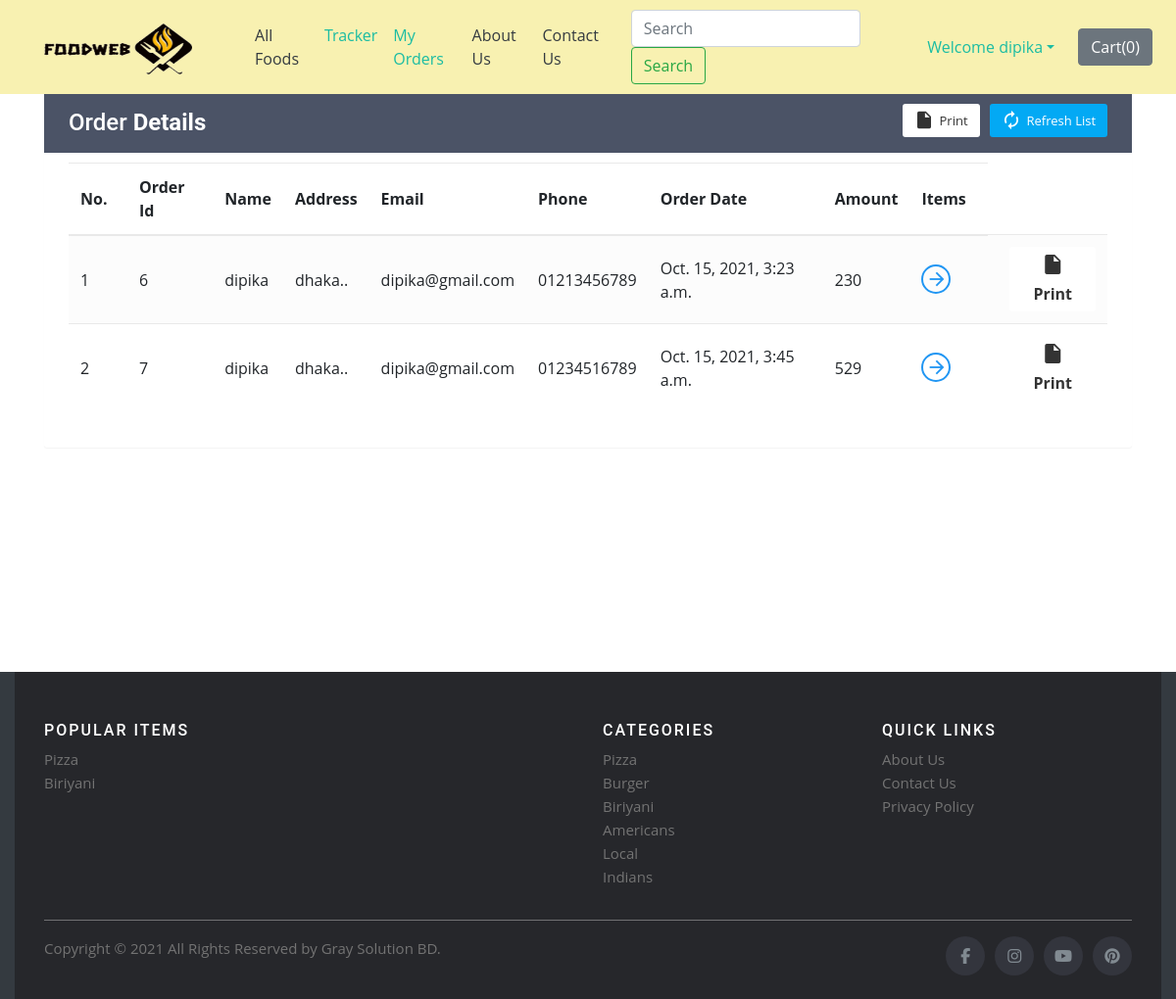
/shop/orderView/ (signed in), run on the app's committed database.
### shop/models.py (models this page shows)
class Orders(models.Model):
    order_id = models.AutoField(primary_key=True)
    items_json = models.CharField(max_length=5000)
    userId = models.IntegerField(default=0)
    amount = models.IntegerField(default=0)
    name = models.CharField(max_length=90)
    email = models.CharField(max_length=111)
    address = models.CharField(max_length=111)
    phone = models.CharField(max_length=111, default="")
    timestamp = models.DateTimeField(default=timezone.now)

### shop/views.py (the view)
# urls.py: path('orderView/', views.orderView, name="orderView"),
def orderView(request):
    if request.user.is_authenticated:
        current_user = request.user
        orderHistory = Orders.objects.filter(userId=current_user.id)
        if len(orderHistory) == 0:
            messages.info(request, "You have not ordered.")
            return render(request, 'shop/orderView.html')
        return render(request, 'shop/orderView.html', {'orderHistory': orderHistory})
    return render(request, 'shop/orderView.html')

### shop/templates/shop/orderView.html (shortened to what this page needs)
{% extends 'shop/basic.html' %}
{% block body %}
    {% if user.is_authenticated %}
    <div class="container" id="cont">
        <div class="table-wrapper">
            <div class="table-title">
                <div class="row">
                    <div class="col-sm-4">
                        <h2>Order <b>Details</b></h2>
                    </div>
                    <div class="col-sm-8">
                        <a href="" class="btn btn-primary"><i class="material-icons">&#xE863;</i> <span>Refresh List</span></a>
                        <a href="#" onclick="window.print()" class="btn btn-info"><i class="material-icons">&#xE24D;</i> <span>Print</span></a>
                    </div>
                </div>
            </div>
            <table class="table table-striped table-hover">
                <thead>
                    <tr>
                        <th>No.</th>
                        <th>Order Id</th>
                        <th>Name</th>
                        <th>Address</th>
                        <th>Email</th>
                        <th>Phone</th>
                        <th>Order Date</th>
                        <th>Amount</th>
                        <th>Items</th>
                    </tr>
                </thead>
                <tbody>
                    {% for i in orderHistory %}
                    <tr>
                        <td class="count"></td>
                        <td>{{i.order_id}}</td>
                        <td>{{i.name}}</td>
                        <td data-toggle="tooltip" title="{{i.address}}">{{i.address|slice:"0:25"}}..</td>
                        <td>{{i.email}}</td>
                        <td>{{i.phone}}</td>
                        <td>{{i.timestamp}}</td>
                        <td>{{i.amount}}</td>
                        <td><a href="#" id="click{{i.order_id}}" class="view" title="View Details"><i class="material-icons">&#xE5C8;</i></a></td>
                        <td><a href="#" onclick="window.print()" class="btn btn-info"><i class="material-icons">&#xE24D;</i> <span>Print</span></a></td>
                    </tr>
                    {% endfor %}
                </tbody>
            </table>
        </div>
    </div>
    {% else %}
        <div id="cont2">
            <div class="alert alert-info">
                <font style="font-size:22px"><center>You need to <strong><a class="alert-link" data-toggle="modal" data-target="#loginModal">Login</a></strong></center></font>
            </div>
        </div>
    {% endif %}
{% endblock %}

### shop/templates/shop/basic.html (shortened to what this page needs)
<!doctype html>
<html lang="en">
  <head>
     {% load static %}
    <link rel="stylesheet" href="https://stackpath.bootstrapcdn.com/bootstrap/4.2.1/css/bootstrap.min.css">
    <link rel="stylesheet" href="https://stackpath.bootstrapcdn.com/bootstrap/4.3.1/css/bootstrap.min.css">
    <link rel="stylesheet" href="https://use.fontawesome.com/releases/v5.8.2/css/all.css">
    <link href="{% static 'shop/assets/css/style.css' %}" rel="stylesheet">
  </head>
  <body>
    <nav class="navbar navbar-expand-lg nav-mod fixed-top">
      <div><a class="navbar-brand" href="/"><img src="http://127.0.0.1:8000/media/shop/images/foodwebLogo.png" alt="" style="width:220px; height: 70px;"></a></div>
      <div class="collapse navbar-collapse" id="navbarSupportedContent">
        <ul class="navbar-nav mr-auto">
          <li class="nav-item active">
            <a class="nav-link text-dark" href="/shop">All Foods<span class="sr-only">(current)</span></a>
          </li>
          {% if user.is_authenticated %}
          <li class="nav-item">
            <a class="nav-link" href="/shop/tracker/">Tracker</a>
          </li>
          <li class="nav-item">
            <a class="nav-link" href="/shop/orderView/">My Orders</a>
          </li>
          {% endif %}
          <li class="nav-item">
            <a class="nav-link text-dark" href="/shop/about">About Us</a>
          </li>
          <li class="nav-item">
            <a class="nav-link text-dark" href="/shop/contact">Contact Us</a>
          </li>
        </ul>
        <form method="get" action="/shop/search" class="form-inline my-2 my-lg-0 mx-3">
          <input class="form-control mr-sm-2" type="search" name="search" id="search" placeholder="Search" aria-label="Search" required>
          <button class="btn btn-outline-success my-2 my-sm-0" type="submit">Search</button>
        </form>
        {% if user.is_authenticated %}
        <ul class="navbar-nav mr-2">
          <li class="nav-item dropdown">
            <a class="nav-link dropdown-toggle" href='#' id="navbarDropdown" role="button" data-toggle="dropdown"> Welcome {{request.user}}</a>
          </li>
        </ul>
        {% else %}
        <button type="button" class="btn btn-primary mx-2" data-toggle="modal" data-target="#loginModal">Login</button>
        <button type="button" class="btn btn-success mx-2" data-toggle="modal" data-target="#signupModal">SignUp</button>
        {% endif %}
        <button type="button" class="btn btn-secondary mx-2" id="popcart" data-container="body" data-html="true" data-toggle="popover" title="MyCart" data-placement="bottom" data-content="Bottom popover">
          Cart(<span id="cart">0</span>)
        </button>
      </div>
    </nav>
    <div class="margin-msg">
    {% block body %} {% endblock %}
  </div>
  <div class="footer container-fluid bg-dark text-light">
    <footer class="site-footer">
      <div class="container">
        <div class="row">
          <div class="col-sm-12 col-md-6">
            <h6>Popular Items</h6>
            <ul class="footer-links">
              <li><a href="/shop">Pizza</a></li>
              <li><a href="/shop">Biriyani</a></li>
            </ul>
          </div>
          <div class="col-xs-6 col-md-3">
            <h6>Categories</h6>
            <ul class="footer-links">
              <li><a href="/shop">Pizza</a></li>
              <li><a href="/shop">Burger</a></li>
              <li><a href="/shop">Biriyani</a></li>
              <li><a href="/shop">Americans</a></li>
              <li><a href="/shop">Local</a></li>
              <li><a href="/shop">Indians</a></li>
            </ul>
          </div>
          <div class="col-xs-6 col-md-3">
            <h6>Quick Links</h6>
            <ul class="footer-links">
              <li><a href="/shop/about">About Us</a></li>
              <li><a href="/shop/contact">Contact Us</a></li>
              <li><a href="#">Privacy Policy</a></li>
            </ul>
          </div>
        </div>
        <hr>
      </div>
      <div class="container">
        <div class="row">
          <div class="col-md-8 col-sm-6 col-xs-12">
            <p class="copyright-text">Copyright &copy; 2021 All Rights Reserved by
         <a href="#">Gray Solution BD</a>.
            </p>
          </div>
          <div class="col-md-4 col-sm-6 col-xs-12">
            <ul class="social-icons">
              <li><a class="facebook" href="https://www.facebook.com/"><i class="fa fa-facebook"></i></a></li>
              <li><a class="instagram" href="https://www.instagram.com/"><i class="fa fa-instagram"></i></a></li>
              <li><a class="youtube" href="#"><i class="fa fa-youtube"></i></a></li>
              <li><a class="pinterest" href="#"><i class="fa fa-pinterest"></i></a></li>
            </ul>
          </div>
        </div>
      </div>
    </footer>
   </div>
  </body>
</html>

### shop/static/shop/assets/css/style.css (style rules this page uses)
body { font-family: "Open Sans", sans-serif; color: #334240; }
a { color: #1bbca3; }
h1, h2, h3, h4, h5, h6 { font-family: "Roboto", sans-serif; }
.site-footer { background-color:#26272b; padding:45px 0 20px; font-size:15px; line-height:24px; color:#737373; }
.site-footer hr { border-top-color:#bbb; opacity:0.5 }
.site-footer h6 { color:#fff; font-size:16px; text-transform:uppercase; margin-top:5px; letter-spacing:2px }
.site-footer a { color:#737373; }
.footer-links { padding-left:0; list-style:none }
.footer-links li { display:block }
.footer-links a { color:#737373 }
.site-footer .social-icons { text-align:right }
.site-footer .social-icons a { width:40px; height:40px; line-height:40px; margin-left:6px; margin-right:0; border-radius:100%; background-color:#33353d }
.copyright-text { margin:0 }
.social-icons { padding-left:0; margin-bottom:0; list-style:none }
.social-icons li { display:inline-block; margin-bottom:4px }
.social-icons a { background-color:#eceeef; color:#818a91; font-size:16px; display:inline-block; line-height:44px; width:44px; height:44px; text-align:center; margin-right:8px; border-radius:100%; -webkit-transition:all .2s linear; -o-transition:all .2s linear; transition:all .2s linear }

### data on the page
Orders: order_id "6", name "dipika", address "dhaka", email "dipika@gmail.com", phone "01213456789", timestamp "Oct. 15, 2021, 3:23 a.m.", amount "230"
Orders: order_id "7", name "dipika", address "dhaka", email "dipika@gmail.com", phone "01234516789", timestamp "Oct. 15, 2021, 3:45 a.m.", amount "529"

### other printed values
{{ request.user }} "dipika"
